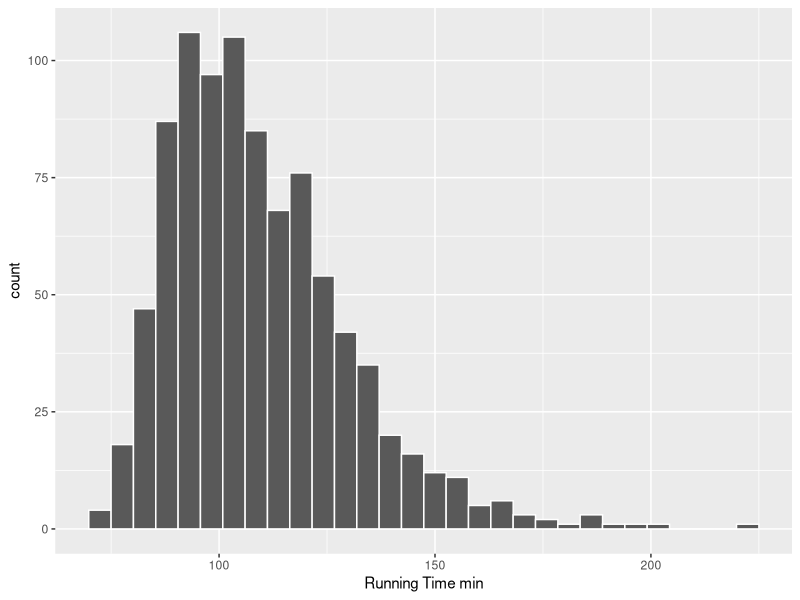
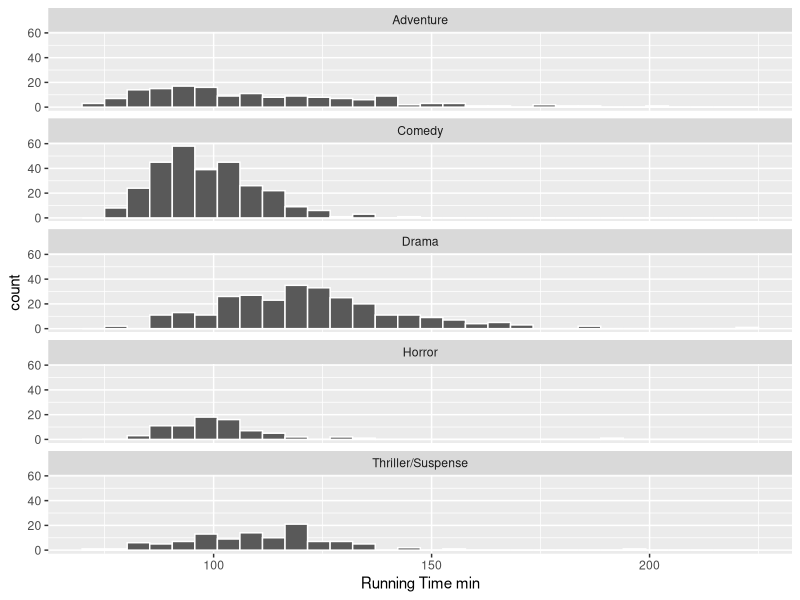

Write R code to recreate these figures, in order.
## ---- chunk 1
#| label: runtime-histogram-gg1
#| message: false
library(ggplot2)

movies <- readr::read_csv('data/movies.csv')
ggplot(movies, aes(x= `Running Time min`)) +
    geom_bar(stat = "bin", color = 'white')
## ---- chunk 2
#| fig-height: 6
ggplot(movies, aes(x= `Running Time min`)) +
   geom_histogram(color = 'white') +
   facet_wrap(vars(`Major Genre`), ncol=1)
